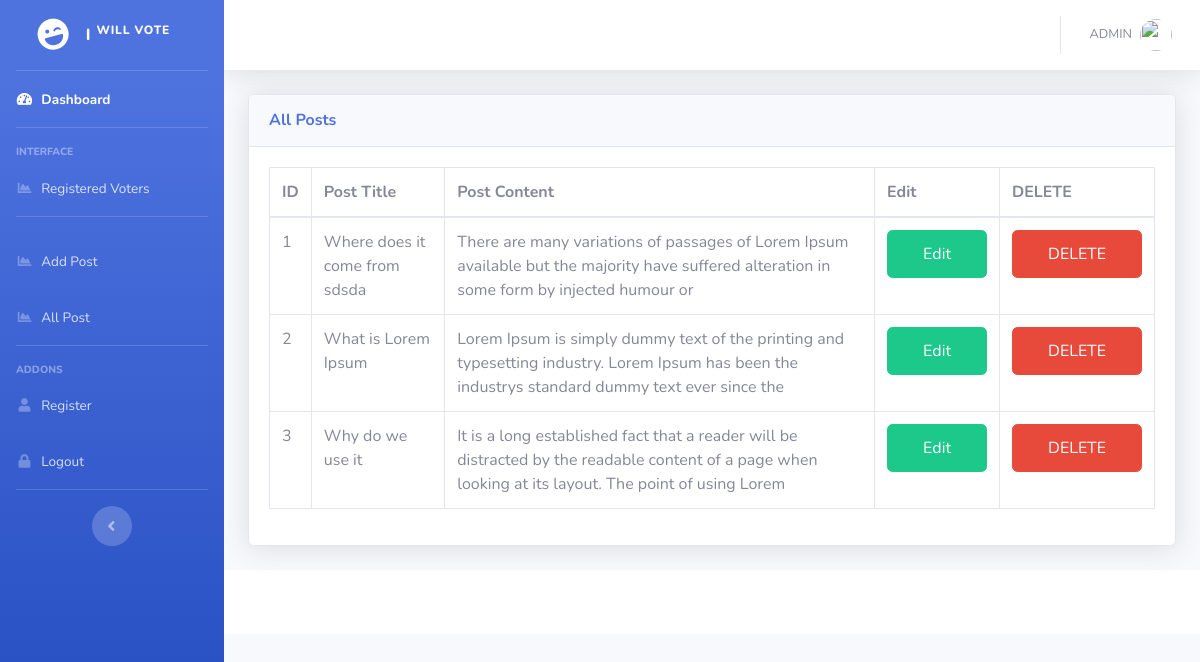
Page /admin/all_blog.php (signed in) on the committed database.
### tables this page shows
CREATE TABLE `blog` (
  `id` int(11) NOT NULL,
  `date_created` varchar(255) NOT NULL,
  `post_title` text NOT NULL,
  `post_main_img` varchar(255) NOT NULL,
  `post_content_body` longblob NOT NULL,
  `post_quote` longblob NOT NULL,
  `post_content_cont` longblob NOT NULL,
  `date_updated` varchar(255) NOT NULL,
  `post_created_by` int(11) NOT NULL
);

### admin/all_blog.php (the view, shortened to what this page needs)
<?php
	include('../config.php');
?>
<?php
include('includes/header.php');
include('includes/sidebar.php');
?>
<div class="container-fluid">
<div class="card shadow mb-4">
  <div class="card-header py-3">
    <h6 class="m-0 font-weight-bold text-primary">All Posts
    </h6>
  </div>
  <div class="card-body">
    <div class="table-responsive">
      <table class="table table-bordered" id="dataTable" width="100%" cellspacing="0">
        <thead>
          <tr>
            <th> ID </th>
            <th> Post Title </th>
            <th>Post Content </th>
			<th>Edit </th>
            <th>DELETE </th>
          </tr>
        </thead>
        <tbody>
		<?php
		$sql = "SELECT * FROM blog";
		$run = mysqli_query($conn,$sql);
		while($fetch_voters = mysqli_fetch_assoc($run)){
			$string = strip_tags($fetch_voters['post_content_body']);
			if (strlen($string) > 150)
			{
				$stringCut = substr($string, 0, 150);
				$endPoint = strrpos($stringCut, ' ');
				$string = $endPoint? substr($stringCut, 0, $endPoint) : substr($stringCut, 0);
			}
		?>
          <tr>
            <td><?php echo ++$numbering ?> </td>
            <td><?php echo $fetch_voters['post_title']; ?></td>
            <td><?php echo $string; ?></td>
            <td>
                  <button type="submit" name="delete_btn" class="btn btn-success">
				  <a href="edit_blog.php?id=<?php echo $fetch_voters['id']; ?>" style="color: white; text-decoration: none;"> Edit</a></button>
            </td>
			<td>
                  <button type="submit" name="delete_btn" class="btn btn-danger">
				  <a href="funtions.php?del_post_id=<?php echo $fetch_voters['id']; ?>" style="color: white; text-decoration: none;"> DELETE</a></button>
            </td>
          </tr>
        <?php } ?>
        </tbody>
      </table>
    </div>
  </div>
</div>
</div>
<?php
include('includes/footer.php');
?>

### admin/includes/header.php (shortened to what this page needs)
<!DOCTYPE html>
<html lang="en">
<head>
  <link href="vendor/fontawesome-free/css/all.min.css" rel="stylesheet" type="text/css">
  <link href="css/sb-admin-2.min.css" rel="stylesheet">
</head>
<body id="page-top">
  <div id="wrapper">

### admin/includes/sidebar.php (shortened to what this page needs)
   <ul class="navbar-nav bg-gradient-primary sidebar sidebar-dark accordion" id="accordionSidebar">
<a class="sidebar-brand d-flex align-items-center justify-content-center" href="index.php">
  <div class="sidebar-brand-icon rotate-n-15">
    <i class="fas fa-laugh-wink"></i>
  </div>
  <div class="sidebar-brand-text mx-3">I <sup>Will Vote</sup></div>
</a>
<hr class="sidebar-divider my-0">
<li class="nav-item active">
  <a class="nav-link" href="index.php">
    <i class="fas fa-fw fa-tachometer-alt"></i>
    <span>Dashboard</span></a>
</li>
<hr class="sidebar-divider">
<div class="sidebar-heading">
  Interface
</div>
<li class="nav-item">
  <a class="nav-link" href="total-users.php">
    <i class="fas fa-fw fa-chart-area"></i>
    <span>Registered Voters</span></a>
</li>
<hr class="sidebar-divider">
<li class="nav-item">
  <a class="nav-link" href="blog.php">
    <i class="fas fa-fw fa-chart-area"></i>
    <span>Add Post</span></a>
	<a class="nav-link" href="all_blog.php">
    <i class="fas fa-fw fa-chart-area"></i>
    <span>All Post</span></a>
</li>
<hr class="sidebar-divider">
<div class="sidebar-heading">
  Addons
</div>
<li class="nav-item">
	<a class="nav-link" href="register.php">
    <i class="fas fa-fw fa-user"></i>
    <span>Register</span></a>
	<a class="nav-link" href="logout.php">
    <i class="fas fa-fw fa-lock"></i>
    <span>Logout</span></a>
</li>
<hr class="sidebar-divider d-none d-md-block">
<div class="text-center d-none d-md-inline">
  <button class="rounded-circle border-0" id="sidebarToggle"></button>
</div>
</ul>
    <div id="content-wrapper" class="d-flex flex-column">
      <div id="content">
        <nav class="navbar navbar-expand navbar-light bg-white topbar mb-4 static-top shadow">
          <ul class="navbar-nav ml-auto">
            <li class="nav-item dropdown no-arrow">
              <a class="nav-link dropdown-toggle" href="#" id="userDropdown" role="button" data-toggle="dropdown" aria-haspopup="true" aria-expanded="false">
                <span class="mr-2 d-none d-lg-inline text-gray-600 small">
               ADMIN
                </span>
                <img class="img-profile rounded-circle" src="https://source.unsplash.com/QAB-WJcbgJk/60x60">
              </a>
            </li>
          </ul>
        </nav>

### admin/includes/footer.php (shortened to what this page needs)
      <footer class="sticky-footer bg-white">
      </footer>
      </div>
      </div>
    </div>
</body>
</html>

### admin/includes/header.php (style rules this page uses)
.btn { line-height: normal; padding: 12px 35px; text-transform: capitalize; transition: all 0.3s ease-in-out; }

### rows in the picture
blog: post_title "Where does it come from sdsda", post_content_body "There are many variations of passages of Lorem Ipsum available but the majority have suffered alteration in some form by injected humour or"
blog: post_title "What is Lorem Ipsum", post_content_body "Lorem Ipsum is simply dummy text of the printing and typesetting industry. Lorem Ipsum has been the industrys standard dummy text ever since the"
blog: post_title "Why do we use it", post_content_body "It is a long established fact that a reader will be distracted by the readable content of a page when looking at its layout. The point of using Lorem"
